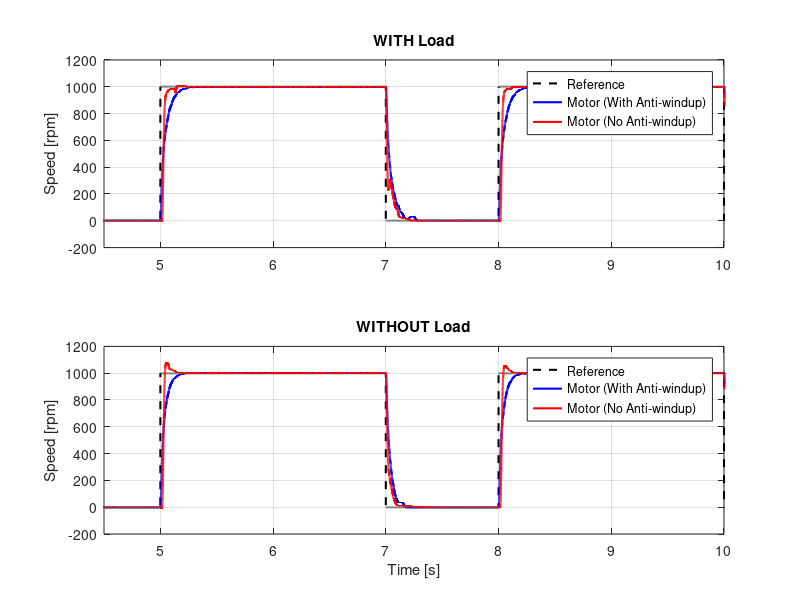

Source code (MATLAB):
% 1. Initialization
clear; clc; close all;

% 2. Sample Time
Ts = 1/10e3; 

% 3. Load Data
d1 = load('antiwindup_load.mat');
d2 = load('antiwindup_no_load.mat');
d3 = load('no_antiwindup_load.mat');
d4 = load('no_antiwindup_no_load.mat');

% 4. Extract Matrices
f1 = fieldnames(d1); m1 = d1.(f1{1}); if isstruct(m1) || isobject(m1), m1 = m1.simout; end
f2 = fieldnames(d2); m2 = d2.(f2{1}); if isstruct(m2) || isobject(m2), m2 = m2.simout; end
f3 = fieldnames(d3); m3 = d3.(f3{1}); if isstruct(m3) || isobject(m3), m3 = m3.simout; end
f4 = fieldnames(d4); m4 = d4.(f4{1}); if isstruct(m4) || isobject(m4), m4 = m4.simout; end

% 5. Separate Reference and Measurement
ref1 = m1(:,1); meas1 = m1(:,2); t1 = (0:size(m1, 1)-1)' * Ts;
ref2 = m2(:,1); meas2 = m2(:,2); t2 = (0:size(m2, 1)-1)' * Ts;
ref3 = m3(:,1); meas3 = m3(:,2); t3 = (0:size(m3, 1)-1)' * Ts;
ref4 = m4(:,1); meas4 = m4(:,2); t4 = (0:size(m4, 1)-1)' * Ts;

% =========================================================
% 6. ALIGNMENT TO THE FIRST RISING STEP AFTER 5 SECONDS
% =========================================================
idx1 = find(t1(1:end-1) >= 5 & ref1(1:end-1) < 500 & ref1(2:end) >= 500, 1, 'first') + 1;
idx2 = find(t2(1:end-1) >= 5 & ref2(1:end-1) < 500 & ref2(2:end) >= 500, 1, 'first') + 1;
idx3 = find(t3(1:end-1) >= 5 & ref3(1:end-1) < 500 & ref3(2:end) >= 500, 1, 'first') + 1;
idx4 = find(t4(1:end-1) >= 5 & ref4(1:end-1) < 500 & ref4(2:end) >= 500, 1, 'first') + 1;

plot_step_time = 5; 

t1_aligned = t1 - t1(idx1) + plot_step_time;
t2_aligned = t2 - t2(idx2) + plot_step_time;
t3_aligned = t3 - t3(idx3) + plot_step_time;
t4_aligned = t4 - t4(idx4) + plot_step_time;

% =========================================================
% 7. PLOTTING BY LOAD CONDITION
% =========================================================
fig = figure('Color','w');

% --- TOP PLOT: WITH LOAD (Files 1 and 3) ---
ax1 = subplot(2, 1, 1); 
plot(t1_aligned, ref1, 'k--', 'LineWidth', 1.5); % Riferimento guida
hold on;
plot(t1_aligned, meas1, 'b', 'LineWidth', 1.5);  % Con Antiwindup (d1)
plot(t3_aligned, meas3, 'r', 'LineWidth', 1.5);  % Senza Antiwindup (d3)
grid on; box on;
title('WITH Load');
ylabel('Speed [rpm]');
legend('Reference', 'Motor (With Anti-windup)', 'Motor (No Anti-windup)', 'Location', 'best');
xlim([4.5, 10]); 
hold off;

% --- BOTTOM PLOT: WITHOUT LOAD (Files 2 and 4) ---
ax2 = subplot(2, 1, 2); 
plot(t2_aligned, ref2, 'k--', 'LineWidth', 1.5); % Riferimento guida
hold on;
plot(t2_aligned, meas2, 'b', 'LineWidth', 1.5);  % Con Antiwindup (d2)
plot(t4_aligned, meas4, 'r', 'LineWidth', 1.5);  % Senza Antiwindup (d4)
grid on; box on;
title('WITHOUT Load');
xlabel('Time [s]'); 
ylabel('Speed [rpm]');
legend('Reference', 'Motor (With Anti-windup)', 'Motor (No Anti-windup)', 'Location', 'best');
xlim([4.5, 10]); 
hold off;

linkaxes([ax1, ax2], 'xy');
